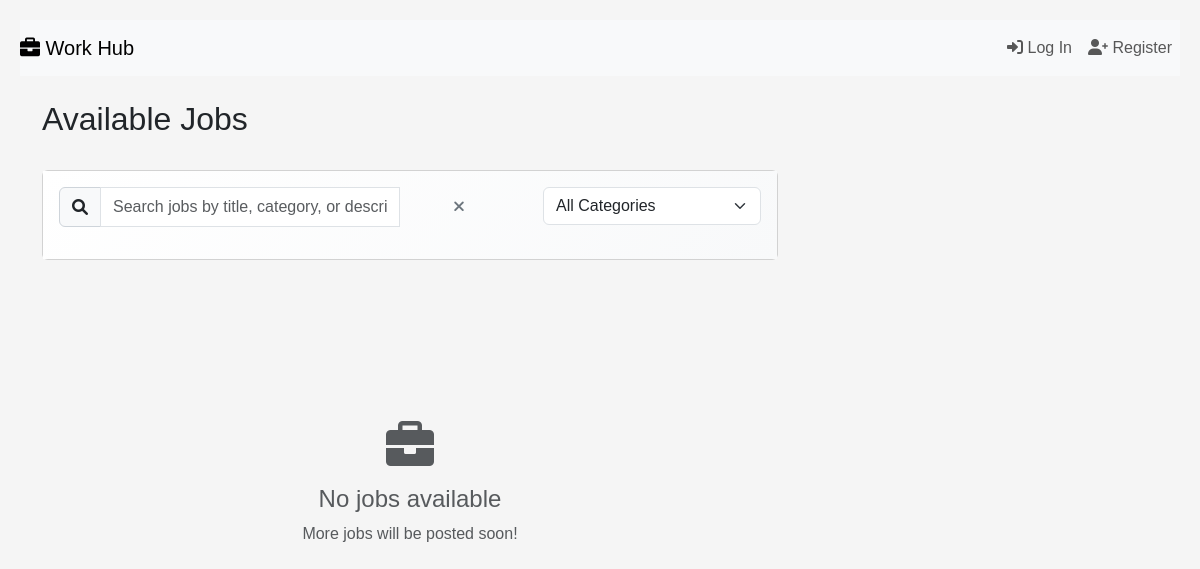
The app's page /jobs/, older data.
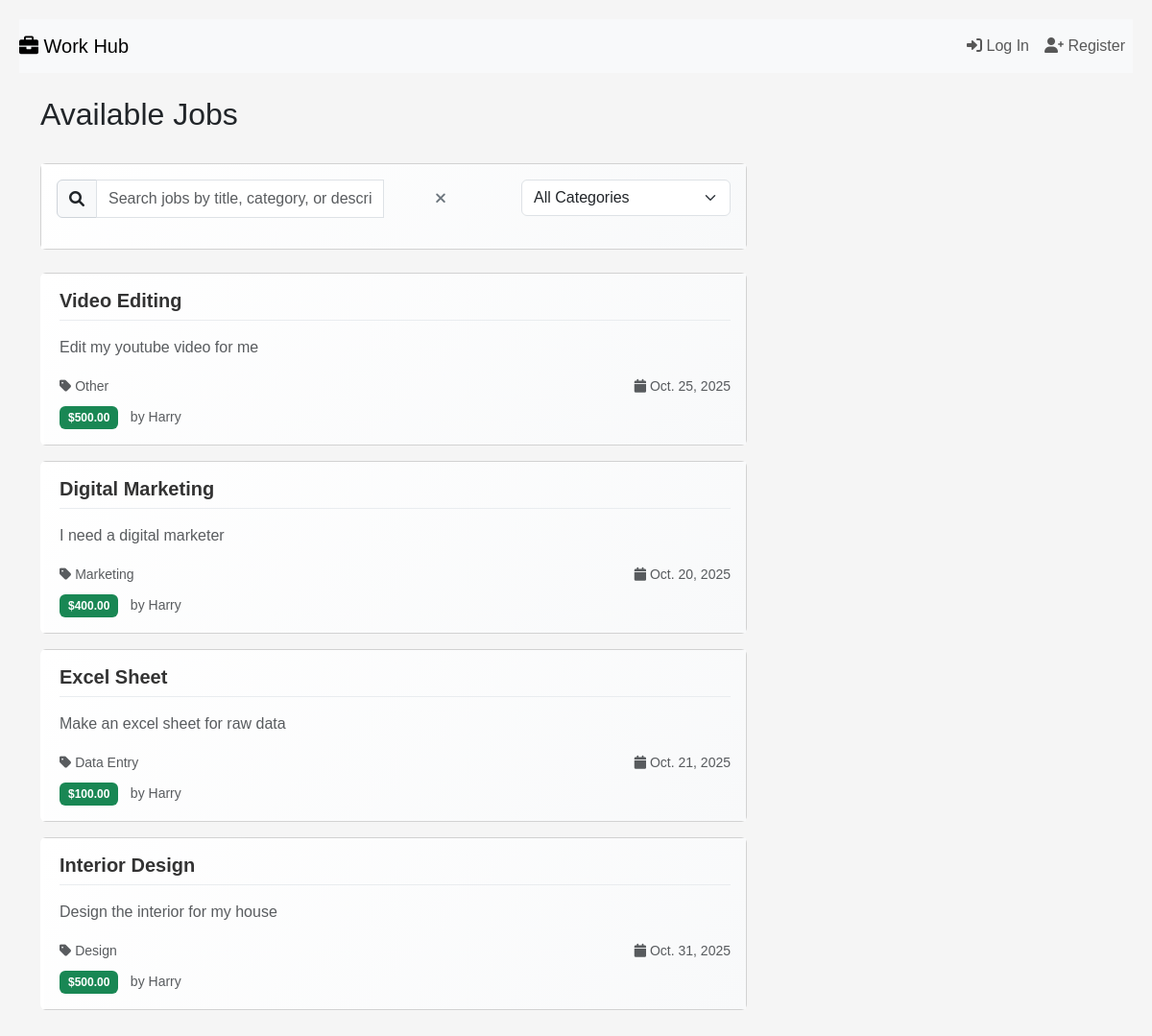
The same page, newer data.
### jobs/models.py (models this page shows, shortened)
class Job(models.Model):
    CATEGORY_CHOICES = [
        ('web_dev', 'Web Development'),
        ('mobile_dev', 'Mobile Development'),
        ('design', 'Design'),
        ('writing', 'Writing'),
        ('marketing', 'Marketing'),
        ('data_entry', 'Data Entry'),
        ('other', 'Other'),
    ]
    STATUS_CHOICES = [
        ('open', 'Open'),
        ('in_progress', 'In Progress'),
        ('under_review', 'Under Review'),
        ('completed', 'Completed'),
        ('cancelled', 'Cancelled'),
    ]
    title = models.CharField(max_length=200)
    description = models.TextField()
    category = models.CharField(max_length=20, choices=CATEGORY_CHOICES)
    budget = models.DecimalField(max_digits=10, decimal_places=2)
    deadline = models.DateField()
    status = models.CharField(max_length=20, choices=STATUS_CHOICES, default='open')
    client = models.ForeignKey(User, on_delete=models.CASCADE, related_name='posted_jobs')
    freelancer = models.ForeignKey(User, on_delete=models.SET_NULL, null=True, blank=True, related_name='assigned_jobs')
    created_at = models.DateTimeField(auto_now_add=True)
    updated_at = models.DateTimeField(auto_now=True)
    class Meta:
        ordering = ['-created_at']

### jobs/views.py (the view)
# urls.py: path('jobs/', views.job_list, name='job_list'),
def job_list(request):
    jobs = Job.objects.filter(status='open')
    return render(request, 'jobs/job_list.html', {'jobs': jobs})

### jobs/templates/jobs/job_list.html (shortened to what this page needs)
{% extends "jobs/layout2.html" %}
{% load static %}
{% block body %}
<div class="container mt-4">
    <div class="row">
        <div class="col-md-8">
            <div class="d-flex justify-content-between align-items-center mb-4">
                <h2>Available Jobs</h2>
            </div>
            <div class="card mb-4">
                <div class="card-body">
                    <div class="row">
                        <div class="col-md-8">
                            <div class="input-group">
                                <span class="input-group-text">
                                    <i class="fas fa-search"></i>
                                </span>
                                <input type="text"
                                       class="form-control"
                                       id="job-search"
                                       placeholder="Search jobs by title, category, or description...">
                                <button class="btn btn-outline-secondary"
                                        type="button"
                                        id="clear-search"
                                        title="Clear search">
                                    <i class="fas fa-times"></i>
                                </button>
                            </div>
                        </div>
                        <div class="col-md-4">
                            <select class="form-select" id="category-filter">
                                <option value="">All Categories</option>
                            </select>
                        </div>
                    </div>
                </div>
            </div>
            <div id="job-listings">
                {% for job in jobs %}
                    <div class="card mb-3 job-card"
                         data-job-id="{{ job.id }}"
                         data-title="{{ job.title|lower }}"
                         data-category="{{ job.category }}"
                         data-description="{{ job.description|lower|truncatewords:50 }}"
                         style="cursor: pointer;">
                        <div class="card-body">
                            <h5 class="card-title job-title">{{ job.title }}</h5>
                            <p class="card-text text-muted job-description">{{ job.description|truncatewords:20 }}</p>
                            <div class="row">
                                <div class="col-md-6">
                                    <small class="text-muted job-category">
                                        <i class="fas fa-tag"></i> {{ job.get_category_display }}
                                    </small>
                                </div>
                                <div class="col-md-6 text-end">
                                    <small class="text-muted">
                                        <i class="fas fa-calendar"></i> {{ job.deadline }}
                                    </small>
                                </div>
                            </div>
                            <div class="mt-2">
                                <span class="badge bg-success">${{ job.budget }}</span>
                                <small class="text-muted ms-2">by {{ job.client.username }}</small>
                            </div>
                        </div>
                    </div>
                {% empty %}
                    <div class="d-flex flex-column justify-content-center align-items-center text-center" style="min-height: 400px;">
                        <i class="fas fa-briefcase fa-3x text-muted mb-3"></i>
                        <h4 class="text-muted mb-2">No jobs available</h4>
                        <p class="text-muted mb-0">More jobs will be posted soon!</p>
                    </div>
                {% endfor %}
            </div>
        </div>
        <div class="col-md-4">
        </div>
    </div>
</div>
{% endblock %}

### jobs/templates/jobs/layout2.html (shortened to what this page needs)
{% load static %}
<!DOCTYPE html>
<html lang="en">
    <head>
      <link href="https://cdn.jsdelivr.net/npm/bootstrap@5.3.3/dist/css/bootstrap.min.css" rel="stylesheet">
      <link href="{% static 'jobs/jobs.css' %}" rel="stylesheet">
      <link rel="stylesheet" href="https://cdnjs.cloudflare.com/ajax/libs/font-awesome/6.0.0/css/all.min.css">
    </head>
    <body>
        <nav class="navbar navbar-expand-lg navbar-light bg-light">
            <a class="navbar-brand" href="{% url 'job_list' %}">
                <i class="fas fa-briefcase"></i> Work Hub
            </a>
            <div class="collapse navbar-collapse" id="navbarNav">
                <ul class="navbar-nav">
                    {% if user.is_authenticated %}
                        <li class="nav-item dropdown">
                            <a class="nav-link dropdown-toggle" href="#" id="navbarDropdown" role="button"
                               data-bs-toggle="dropdown" aria-expanded="false">
                                <i class="fas fa-user"></i> {{ user.username }}
                            </a>
                            <ul class="dropdown-menu dropdown-menu-end" aria-labelledby="navbarDropdown">
                                <li><a class="dropdown-item" href="{% url 'dashboard' %}">
                                    <i class="fas fa-tachometer-alt"></i> Dashboard
                                </a></li>
                                <li><a class="dropdown-item" href="{% url 'my_jobs' %}">
                                    <i class="fas fa-tasks"></i> My Jobs
                                </a></li>
                                <li><a class="dropdown-item" href="{% url 'applications' %}">
                                    <i class="fas fa-file-alt"></i> Applications
                                </a></li>
                                <li><hr class="dropdown-divider"></li>
                                <li><a class="dropdown-item" href="{% url 'logout' %}">
                                    <i class="fas fa-sign-out-alt"></i> Log Out
                                </a></li>
                            </ul>
                        </li>
                    {% else %}
                        <li class="nav-item">
                            <a class="nav-link" href="{% url 'login' %}">
                                <i class="fas fa-sign-in-alt"></i> Log In
                            </a>
                        </li>
                        <li class="nav-item">
                            <a class="nav-link" href="{% url 'register' %}">
                                <i class="fas fa-user-plus"></i> Register
                            </a>
                        </li>
                    {% endif %}
                </ul>
            </div>
        </nav>
        <div class="body">
            {% block body %}
            {% endblock %}
        </div>
    </body>
</html>

### jobs/static/jobs/jobs.css (style rules this page uses)
body { font-family: Arial, Helvetica, sans-serif; margin: 0; padding: 20px; background-color: #f5f5f5; }
.job-card { transition: all 0.3s ease; border-left: 4px solid transparent; }
.badge { font-size: 0.75em; padding: 0.5em 0.75em; }
.btn { transition: all 0.2s ease; }
.card { transition: all 0.3s ease; }
.navbar { position: relative; overflow: visible; }
.navbar-nav { position: static; }
.input-group-text { background-color: #f8f9fa; border-color: #ced4da; }
#clear-search { border-left: none; transition: all 0.2s ease; }
.job-card { transition: all 0.3s ease; }
.card .card-body { background: linear-gradient(135deg, #ffffff 0%, #f8f9fa 100%); }
.input-group .form-control { z-index: 1; }
.job-card { transition: opacity 0.3s ease, transform 0.3s ease; }
.job-title { font-size: 1.25rem; font-weight: 600; color: #333; margin-bottom: 1rem; padding-bottom: 0.5rem; border-bottom: 1px solid #e9ecef; }
.btn { padding: 0.75rem 1.5rem; border: none; border-radius: 8px; cursor: pointer; font-size: 0.95rem; font-weight: 500; transition: all 0.3s ease; display: inline-flex; align-items: center; gap: 0.5rem; text-decoration: none; min-width: 120px; justify-content: center; }
.navbar .nav-link { position: relative; }

Row changes from the older to the newer data that the page shows:
added Job: title "Video Editing", description "Edit my youtube video for me", category "Other", deadline "Oct. 25, 2025", budget "500.00", client.username "Harry"
added Job: title "Digital Marketing", description "I need a digital marketer", category "Marketing", deadline "Oct. 20, 2025", budget "400.00", client.username "Harry"
added Job: title "Excel Sheet", description "Make an excel sheet for raw data", category "Data Entry", deadline "Oct. 21, 2025", budget "100.00", client.username "Harry"
added Job: title "Interior Design", description "Design the interior for my house", category "Design", deadline "Oct. 31, 2025", budget "500.00", client.username "Harry"
Text that changed along with them:
text no longer shown: "No jobs available More jobs will be posted soon!"
